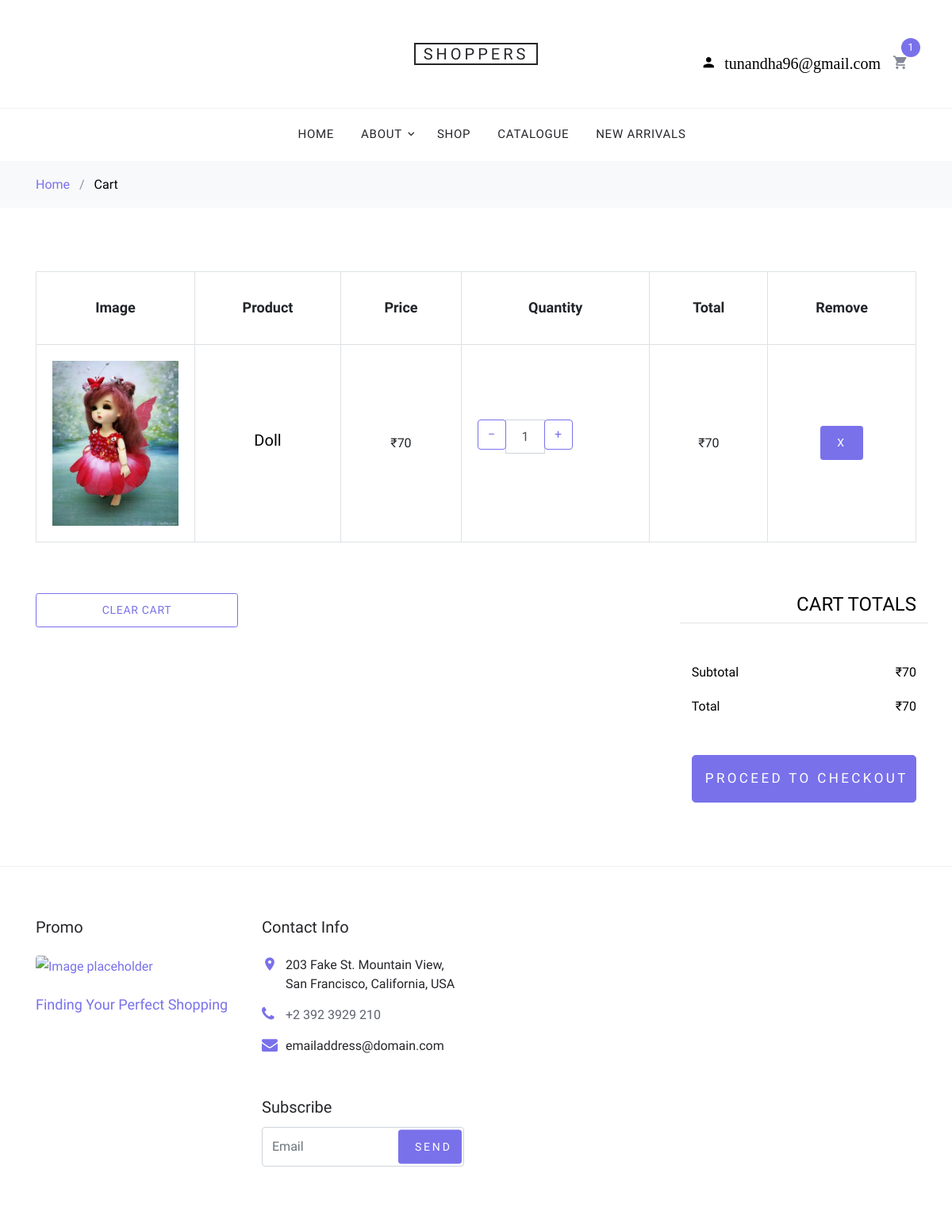
/shop/shopdetail/cart/view_cart (signed in), run on the app's committed database.
### app/models.py (models this page shows, shortened)
class Register(models.Model):
    uname=models.CharField(max_length=50)
    email=models.EmailField()
    mobno=models.IntegerField()
    passw=models.CharField(max_length=50)

class Carts(models.Model):
    user=models.ForeignKey(Register, on_delete=models.CASCADE)
    products=models.ForeignKey(Product, on_delete=models.CASCADE)
    orderid=models.UUIDField(primary_key=True,default=uuid.uuid4, editable=False)
    quantity=models.PositiveIntegerField(default=0)
    total_price=models.PositiveIntegerField(default=0)

class Product(models.Model):
    category=models.ForeignKey(Category,on_delete=models.CASCADE)
    product_name=models.CharField(max_length=50)
    price=models.IntegerField(default=0)
    product_image=models.ImageField(upload_to='images/')
    product_description=models.TextField()
    def __str__(self):
        return self.product_name

### app/views.py (the view)
# urls.py: path('shop/shopdetail/cart/view_cart',views.view_cart,name='view_cart'),
def view_cart(request):
    if 'email' in request.session:
        a=Register.objects.get(email=request.session['email'])
        c=Carts.objects.all().filter(user_id=a.id)
        b=[]
        for i in c:
            print(i.total_price)
            b.append(i.total_price)
        print(b)
        total_prod_price=sum(b)
        return render(request,'cart.html',{'session':request.session['email'],'carts':c,'lencart':len(c),'total_prod_price':total_prod_price})
    else:
        return render(request,'cart.html',{'session':None})

### templates/cart.html (shortened to what this page needs)
{% extends 'index.html' %}
{% block content %}
<div class="bg-light py-3">
      <div class="container">
        <div class="row">
          <div class="col-md-12 mb-0"><a href="{% url 'index' %}">Home</a> <span class="mx-2 mb-0">/</span> <strong class="text-black">Cart</strong></div>
        </div>
      </div>
    </div>
    <div class="site-section">
      <div class="container">
        <div class="row mb-5">
          <form class="col-md-12" method="post">
            <div class="site-blocks-table">
              <table class="table table-bordered">
                <thead>
                  <tr>
                    <th class="product-thumbnail">Image</th>
                    <th class="product-name">Product</th>
                    <th class="product-price">Price</th>
                    <th class="product-quantity">Quantity</th>
                    <th class="product-total">Total</th>
                    <th class="product-remove">Remove</th>
                  </tr>
                </thead>
                <tbody>
                {% for i in carts %}
                  <tr>
                    <td class="product-thumbnail">
                      <img src="{{ i.products.product_image.url }}" alt="Image" class="img-fluid">
                    </td>
                    <td class="product-name">
                      <h2 class="h5 text-black">{{ i.products.product_name }}</h2>
                    </td>
                    <td > &#8377;{{ i.products.price }}</td>
                    <form method="post">
                    <td>
                      <div class="input-group mb-3" style="max-width: 120px;">
                        <div class="input-group-prepend">
                          <a href="{% url 'cart_dec' id=i.products %}"><button class="btn btn-outline-primary" type="button">&minus;</button></a>
                        </div>
                        <input type="text" class="form-control text-center" value="{{ i.quantity }}" placeholder="" aria-label="Example text with button addon" aria-describedby="button-addon1">
                        <div class  ="input-group-append">
                            <a href="{% url 'cart_inc' id=i.products %}"><button class="btn btn-outline-primary" type="button" >&plus;</button></a>
                        </div>
                      </div>
                     </form>
                    <td> &#8377;{{ i.total_price }}</td>
                    <td><a href="{% url 'deletecartoneitem' id=i.products %}" class="btn btn-primary btn-sm">X</a></td>
                  </tr>
                {% endfor %}
                </tbody>
              </table>
            </div>
          </form>
        </div>
        <div class="row">
          <div class="col-md-6">
            <div class="row mb-5">
              <div class="col-md-6 mb-3 mb-md-0">
                  <a href="{% url 'clearcarts' %}"><button class="btn btn-outline-primary btn-sm btn-block">Clear Cart</button></a>
              </div>
              <div class="col-md-6">
              </div>
            </div>
          </div>
          <div class="col-md-6 pl-5">
            <div class="row justify-content-end">
              <div class="col-md-7">
                <div class="row">
                  <div class="col-md-12 text-right border-bottom mb-5">
                    <h3 class="text-black h4 text-uppercase">Cart Totals</h3>
                  </div>
                </div>
                <div class="row mb-3">
                  <div class="col-md-6">
                    <span class="text-black">Subtotal</span>
                  </div>
                  <div class="col-md-6 text-right">
                    <strong class="text-black"> &#8377;{{ total_prod_price }}</strong>
                  </div>
                </div>
                <div class="row mb-5">
                  <div class="col-md-6">
                    <span class="text-black">Total</span>
                  </div>
                  <div class="col-md-6 text-right">
                    <strong class="text-black"> &#8377;{{ total_prod_price }}</strong>
                  </div>
                </div>
                <div class="row">
                  <div class="col-md-12">
                    <button class="btn btn-primary btn-lg py-3 btn-block" onclick="window.location='{% url 'checkout' %}'">Proceed To Checkout</button>
                  </div>
                </div>
              </div>
            </div>
          </div>
        </div>
      </div>
    </div>
{% endblock %}

### templates/index.html (shortened to what this page needs)
{% load static %}
<!DOCTYPE html>
<html lang="en">
  <head>
    <link rel="stylesheet" href="https://cdnjs.cloudflare.com/ajax/libs/font-awesome/4.7.0/css/font-awesome.min.css">
    <link rel="stylesheet" href="{% static 'fonts/icomoon/style.css' %}">
    <link rel="stylesheet" href="{% static 'css/bootstrap.min.css' %}">
    <link rel="stylesheet" href="{% static 'css/magnific-popup.css' %}">
    <link rel="stylesheet" href="{% static 'css/jquery-ui.css' %}">
    <link rel="stylesheet" href="{% static 'css/owl.carousel.min.css' %}">
    <link rel="stylesheet" href="{% static 'css/owl.theme.default.min.css' %}">
    <link rel="stylesheet" href="{% static 'css/aos.css' %}">
    <link rel="stylesheet" href="{% static 'css/style.css' %}">
  </head>
  <body>
  <div class="site-wrap">
    <header class="site-navbar" role="banner">
      <div class="site-navbar-top">
        <div class="container">
          <div class="row align-items-center">
            <div class="col-6 col-md-4 order-2 order-md-1 site-search-icon text-left">
            </div>
            <div class="col-12 mb-3 mb-md-0 col-md-4 order-1 order-md-2 text-center">
              <div class="site-logo">
                <a href="{% url 'index' %}" class="js-logo-clone">Shoppers</a>
              </div>
            </div>
            <div class="col-6 col-md-4 order-3 order-md-3 text-right">
              <div class="site-top-icons">
                <ul>
                  {% if session is None %}
                      <li><a href="#">
                      <div class="dropdown1">
                      <button class="dropbtn"><span class="icon icon-person"></span></button>
                      <div class="dropdown-content1">
                        <a href="{% url 'register' %}">Register</a>
                        <a href="{% url 'login' %}">Login</a>
                      </div>
                    </div>
                    </a></li>
                  {% else %}
                      <li><a href="#">
                      <div class="dropdown1">
                      <button class="dropbtn"style="color:#000;"><span class="icon icon-person"> {{ session }}</span></button>
                    </div>
                    </a></li>
                  {% endif %}
                  {% if lencart == 0 %}
                  <li>
                    <a href="{% url 'view_cart' %}" class="site-cart">
                      <span class="icon icon-shopping_cart"></span>
                      <span class="count"></span>
                    </a>
                  </li>
                 {% else %}
                      <li>
                    <a href="{% url 'view_cart' %}" class="site-cart">
                      <span class="icon icon-shopping_cart"></span>
                      <span class="count">{{ lencart }}</span>
                    </a>
                  </li>
                 {% endif %}
                </ul>
              </div>
            </div>
          </div>
        </div>
      </div>
      <nav class="site-navigation text-right text-md-center" role="navigation">
        <div class="container">
          <ul class="site-menu js-clone-nav d-none d-md-block">
            <li>
              <a href="{% url 'index' %}">Home</a>
            </li>
            <li class="has-children">
              <a href="{% url 'about' %}">About</a>
            </li>
            <li><a href="{% url 'shop' %}">Shop</a></li>
            <li><a href="{% url 'category' %}">Catalogue</a></li>
            <li><a href="{% url 'newarrivals' %}">New Arrivals</a></li>
          </ul>
        </div>
      </nav>
    </header>
    {% block content %}{% endblock %}
    <footer class="site-footer border-top">
      <div class="container">
        <div class="row">
          <div class="col-md-6 col-lg-3 mb-4 mb-lg-0">
            <h3 class="footer-heading mb-4">Promo</h3>
            <a href="#" class="block-6">
              <img src="{% static 'images/hero1.jpg' %}" alt="Image placeholder" class="img-fluid rounded mb-4">
              <h3 class="font-weight-light  mb-0">Finding Your Perfect Shopping</h3>
            </a>
          </div>
          <div class="col-md-6 col-lg-3">
            <div class="block-5 mb-5">
              <h3 class="footer-heading mb-4">Contact Info</h3>
              <ul class="list-unstyled">
                <li class="address">203 Fake St. Mountain View, San Francisco, California, USA</li>
                <li class="phone"><a href="tel://23923929210">+2 392 3929 210</a></li>
                <li class="email">emailaddress@domain.com</li>
              </ul>
            </div>
            <div class="block-7">
              <form action="{% url 'index' %}" method="post">
                <label for="email_subscribe" class="footer-heading">Subscribe</label>
                <div class="form-group">
                  <input type="text" class="form-control py-4" id="email_subscribe" placeholder="Email">
                  <input type="submit" class="btn btn-sm btn-primary" value="Send">
                </div>
              </form>
            </div>
          </div>
        </div>
      </div>
    </footer>
  </div>
  </body>
</html>
{% load sweetify %}

### templates/index.html (style rules this page uses)
.dropbtn { background-color: white; color: blue; padding: 1px; font-size: 16px; border: none; cursor: pointer; border-radius: 100%; }
.dropdown1 { position: relative; display: block; }

### data on the page
Register: email "tunandha96@gmail.com"
Carts: products.product_image (picture), products.product_name "Doll", products.price "70", quantity "1", total_price "70"

### other printed values
{{ lencart }} "1"
{{ total_prod_price }} "70"
